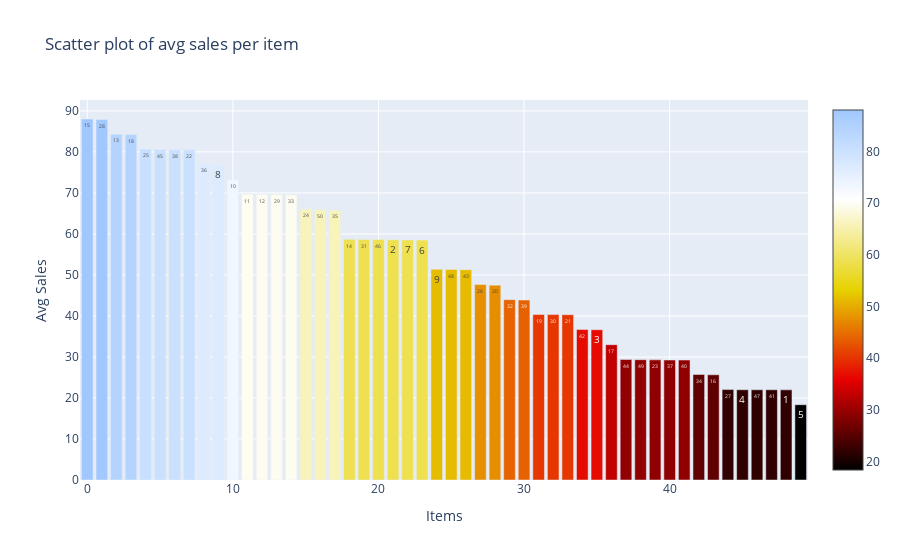

Here is the notebook cell this chart was saved with:
### Code cell
avg_sales_per_item_across_stores_sorted = avg_sales_per_item_across_stores_df.avg_sale.values
# Scatter plot of average sales per item
sales_item_data = go.Bar(
    x=[i for i in range(0, 50)],
    y=avg_sales_per_item_across_stores_sorted,
    marker=dict(
        color=avg_sales_per_item_across_stores_sorted,
        colorscale='Blackbody',
        showscale=True
    ),
    text = avg_sales_per_item_across_stores_df.item.values
)
data = [sales_item_data]

sales_item_layout = go.Layout(
    autosize= True,
    title= 'Scatter plot of avg sales per item',
    hovermode= 'closest',
    xaxis= dict(
        title= 'Items',
        ticklen= 55,
        zeroline= False,
        gridwidth= 1,
    ),
    yaxis=dict(
        title= 'Avg Sales',
        ticklen= 10,
        zeroline= False,
        gridwidth= 1,
    ),
    showlegend= False
)
fig = go.Figure(data=data, layout=sales_item_layout)
py.iplot(fig,filename='scatter_sales_item')

### Figure 1 — Plotly figure (JSON) as saved in the notebook; plotly's stock layout.template omitted (floating-point values rounded to 4 significant figures)
{"data": [{"marker": {"color": [88.03, 87.88, 84.32, 84.28, 80.69, 80.58, 80.52, 80.5, 77.03, 76.95, 73.23, 69.66, 69.63, 69.62, 69.56, 66.04, 65.88, 65.8, 58.68, 58.64, 58.64, 58.57, 58.53, 58.5, 51.39, 51.35, 51.29, 47.64, 47.52, 43.98, 43.88, 40.36, 40.34, 40.32, 36.69, 36.64, 32.99, 29.4, 29.34, 29.3, 29.26, 29.25, 25.74, 25.66, 22.05, 22.01, 22.0, 22.0, 21.98, 18.36], "colorscale": [[0, "rgb(0,0,0)"], [0.25, "rgb(230,0,0)"], [0.5, "rgb(230,210,0)"], [0.75, "rgb(255,255,255)"], [1, "rgb(160,200,255)"]], "showscale": true}, "text": [15, 28, 13, 18, 25, 45, 38, 22, 36, 8, 10, 11, 12, 29, 33, 24, 50, 35, 14, 31, 46, 2, 7, 6, 9, 48, 43, 26, 20, 32, 39, 19, 30, 21, 42, 3, 17, 44, 49, 23, 37, 40, 34, 16, 27, 4, 47, 41, 1, 5], "type": "bar", "x": [0, 1, 2, 3, 4, 5, 6, 7, 8, 9, 10, 11, 12, 13, 14, 15, 16, 17, 18, 19, 20, 21, 22, 23, 24, 25, 26, 27, 28, 29, 30, 31, 32, 33, 34, 35, 36, 37, 38, 39, 40, 41, 42, 43, 44, 45, 46, 47, 48, 49], "y": [88.03, 87.88, 84.32, 84.28, 80.69, 80.58, 80.52, 80.5, 77.03, 76.95, 73.23, 69.66, 69.63, 69.62, 69.56, 66.04, 65.88, 65.8, 58.68, 58.64, 58.64, 58.57, 58.53, 58.5, 51.39, 51.35, 51.29, 47.64, 47.52, 43.98, 43.88, 40.36, 40.34, 40.32, 36.69, 36.64, 32.99, 29.4, 29.34, 29.3, 29.26, 29.25, 25.74, 25.66, 22.05, 22.01, 22.0, 22.0, 21.98, 18.36]}], "layout": {"autosize": true, "hovermode": "closest", "showlegend": false, "title": {"text": "Scatter plot of avg sales per item"}, "xaxis": {"gridwidth": 1, "ticklen": 55, "title": {"text": "Items"}, "zeroline": false}, "yaxis": {"gridwidth": 1, "ticklen": 10, "title": {"text": "Avg Sales"}, "zeroline": false}}}
